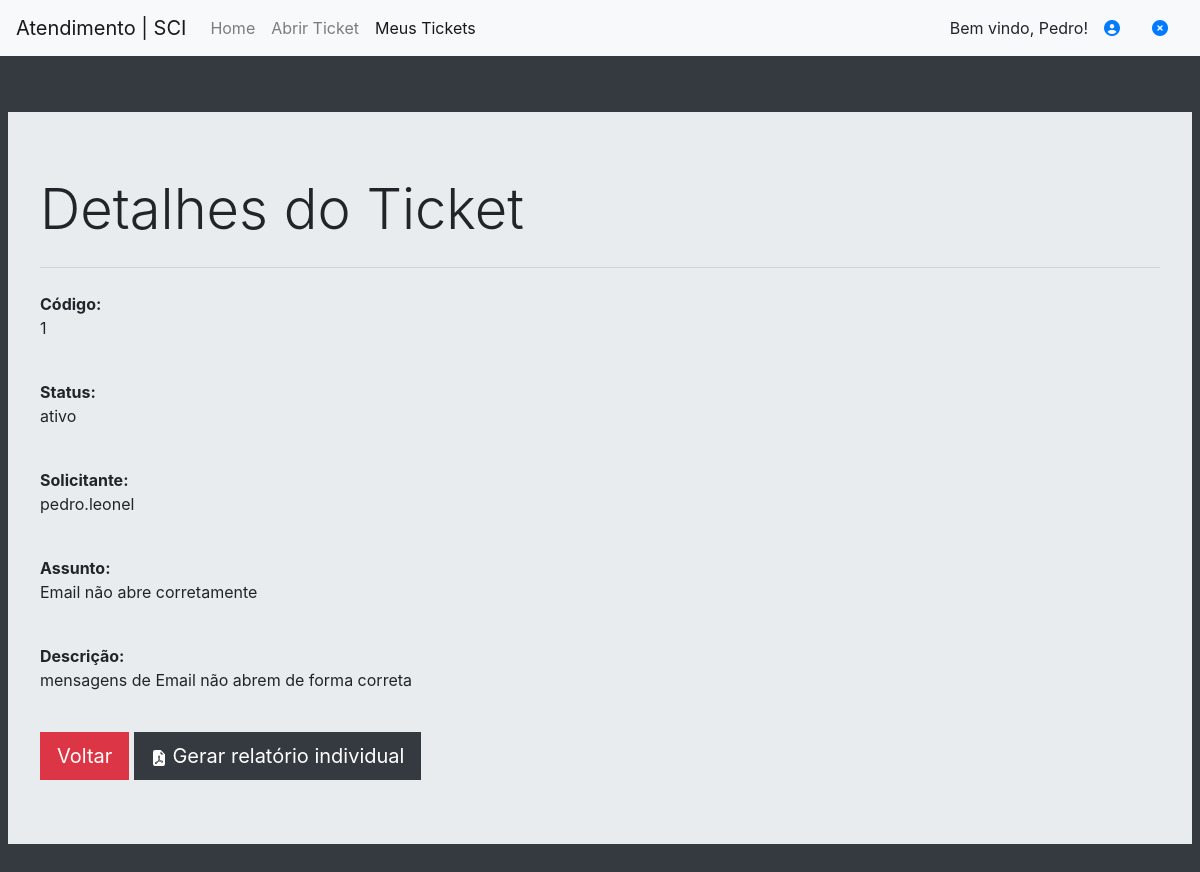
/detailsview.php?id=1, run on the app's committed database.
### tables this page shows
CREATE TABLE IF NOT EXISTS `tickets` (
  `id` int(11) NOT NULL AUTO_INCREMENT,
  `status` varchar(255) NOT NULL DEFAULT 'pending',
  `lastMessage` text,
  `contactId` int(11) DEFAULT NULL,
  `userId` int(11) DEFAULT NULL,
  `createdAt` datetime(6) NOT NULL,
  `updatedAt` datetime(6) NOT NULL,
  `whatsappId` int(11) DEFAULT NULL,
  `isGroup` tinyint(1) NOT NULL DEFAULT '0',
  `unreadMessages` int(11) DEFAULT NULL,
  `queueId` int(11) DEFAULT NULL,
  PRIMARY KEY (`id`),
  KEY `contactId` (`contactId`),
  KEY `userId` (`userId`),
  KEY `Tickets_whatsappId_foreign_idx` (`whatsappId`),
  KEY `Tickets_queueId_foreign_idx` (`queueId`)
);

### detailsview.php (the view, shortened to what this page needs)
<?php
include_once('config.php');
$id = $_GET['id'];
$view = $conexao->query("SELECT * FROM tickets WHERE id= '$id' ");
?>
<!DOCTYPE html>
<html lang="en">
<head>
    <link rel="stylesheet" href="https://cdn.jsdelivr.net/npm/bootstrap@4.4.1/dist/css/bootstrap.min.css">
</head>
<body class="bg-dark">
<nav class="navbar navbar-expand-lg navbar-light bg-light">
  <a class="navbar-brand" href="#">Atendimento | SCI</a>
  <div class="collapse navbar-collapse" id="navbarNavAltMarkup">
    <div class="navbar-nav">
      <a class="nav-item nav-link " href="dash.php">Home </a>
      <a class="nav-item nav-link " href="openticket.php">Abrir Ticket </a>
      <a class="nav-item nav-link active" href="viewticket.php">Meus Tickets</a>
    </div>
  </div>
  <a>Bem vindo, Pedro!</a>
  <a class="nav-item nav-link  fa-solid fa-circle-user" href="#"></a>
  <a class="nav-item nav-link  fa-solid fa-circle-xmark" href="#"></a>
</nav>
<div class="container-fluid">
<br><br>
<div class="row">
          <div class="col-lg-12 p-2">
            <div class="jumbotron rounded-0">
              <h1 class="display-4">Detalhes do Ticket</h1>
              <hr class="my-4">
              <?php
                      while($user_ticket = mysqli_fetch_assoc($view)){
                        echo "<strong><p>Código: </strong> <br>".$user_ticket['id']."</p><br>";
                        echo "<strong><p>Status: </strong> <br>".$user_ticket['situacao']."</p><br>";
                        echo "<strong><p>Solicitante: </strong> <br>".$user_ticket['nomeuser']."</p><br>";
                        echo "<strong><p>Assunto: </strong> <br>".$user_ticket['assunto']."</p><br>";
                        echo "<strong><p>Descrição: </strong> <br>".$user_ticket['mensagem']."</p><br>";
                      }
                    ?>
              <a href="viewticket.php" class="btn btn-danger btn-lg rounded-0">Voltar</a>
              <?php echo "
                        <a class='btn btn-dark btn-lg rounded-0' href='geral.php?id=$id'>
                        <svg xmlns='http://www.w3.org/2000/svg' width='16' height='16' fill='currentColor' class='bi bi-file-earmark-pdf-fill' viewBox='0 0 16 16'>
                          <path d='M5.523 12.424c.14-.082.293-.162.459-.238a7.878 7.878 0 0 1-.45.606c-.28.337-.498.516-.635.572a.266.266 0 0 1-.035.012.282.282 0 0 1-.026-.044c-.056-.11-.054-.216.04-.36.106-.165.319-.354.647-.548zm2.455-1.647c-.119.025-.237.05-.356.078a21.148 21.148 0 0 0 .5-1.05 12.045 12.045 0 0 0 .51.858c-.217.032-.436.07-.654.114zm2.525.939a3.881 3.881 0 0 1-.435-.41c.228.005.434.022.612.054.317.057.466.147.518.209a.095.095 0 0 1 .026.064.436.436 0 0 1-.06.2.307.307 0 0 1-.094.124.107.107 0 0 1-.069.015c-.09-.003-.258-.066-.498-.256zM8.278 6.97c-.04.244-.108.524-.2.829a4.86 4.86 0 0 1-.089-.346c-.076-.353-.087-.63-.046-.822.038-.177.11-.248.196-.283a.517.517 0 0 1 .145-.04c.013.03.028.092.032.198.005.122-.007.277-.038.465z'/>
                          <path fill-rule='evenodd' d='M4 0h5.293A1 1 0 0 1 10 .293L13.707 4a1 1 0 0 1 .293.707V14a2 2 0 0 1-2 2H4a2 2 0 0 1-2-2V2a2 2 0 0 1 2-2zm5.5 1.5v2a1 1 0 0 0 1 1h2l-3-3zM4.165 13.668c.09.18.23.343.438.419.207.075.412.04.58-.03.318-.13.635-.436.926-.786.333-.401.683-.927 1.021-1.51a11.651 11.651 0 0 1 1.997-.406c.3.383.61.713.91.95.28.22.603.403.934.417a.856.856 0 0 0 .51-.138c.155-.101.27-.247.354-.416.09-.181.145-.37.138-.563a.844.844 0 0 0-.2-.518c-.226-.27-.596-.4-.96-.465a5.76 5.76 0 0 0-1.335-.05 10.954 10.954 0 0 1-.98-1.686c.25-.66.437-1.284.52-1.794.036-.218.055-.426.048-.614a1.238 1.238 0 0 0-.127-.538.7.7 0 0 0-.477-.365c-.202-.043-.41 0-.601.077-.377.15-.576.47-.651.823-.073.34-.04.736.046 1.136.088.406.238.848.43 1.295a19.697 19.697 0 0 1-1.062 2.227 7.662 7.662 0 0 0-1.482.645c-.37.22-.699.48-.897.787-.21.326-.275.714-.08 1.103z'/>
                          </svg>
                          Gerar relatório individual
                        </a>";
              ?>
            </div>
          </div>
        </div>
</div>
</body>
</html>

### data on the page
tickets: id "1", situacao "ativo", nomeuser "pedro.leonel", assunto "Email não abre corretamente", mensagem "mensagens de Email não abrem de forma correta"
